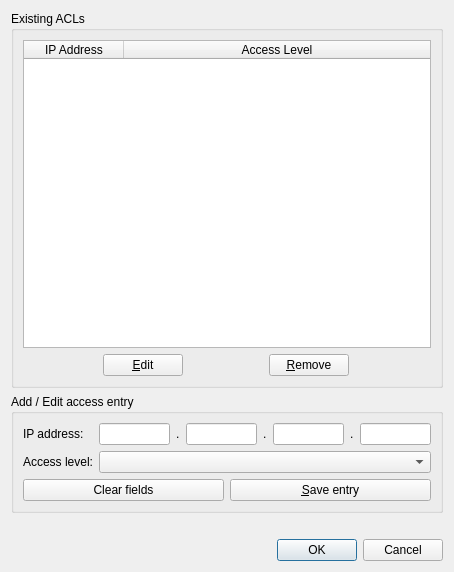
<?xml version="1.0" encoding="UTF-8"?>
<ui version="4.0">
 <class>diag_aclmanager</class>
 <widget class="QDialog" name="diag_aclmanager">
  <property name="geometry">
   <rect>
    <x>0</x>
    <y>0</y>
    <width>454</width>
    <height>572</height>
   </rect>
  </property>
  <property name="windowTitle">
   <string>IP access control list</string>
  </property>
  <layout class="QVBoxLayout" name="verticalLayout">
   <item>
    <widget class="QGroupBox" name="gb_acls">
     <property name="title">
      <string>Existing ACLs</string>
     </property>
     <layout class="QVBoxLayout" name="verticalLayout_2">
      <item>
       <widget class="QTableWidget" name="tb_acls">
        <property name="editTriggers">
         <set>QAbstractItemView::NoEditTriggers</set>
        </property>
        <property name="tabKeyNavigation">
         <bool>false</bool>
        </property>
        <property name="selectionMode">
         <enum>QAbstractItemView::ExtendedSelection</enum>
        </property>
        <property name="selectionBehavior">
         <enum>QAbstractItemView::SelectRows</enum>
        </property>
        <property name="wordWrap">
         <bool>false</bool>
        </property>
        <property name="cornerButtonEnabled">
         <bool>false</bool>
        </property>
        <attribute name="horizontalHeaderHighlightSections">
         <bool>false</bool>
        </attribute>
        <attribute name="horizontalHeaderStretchLastSection">
         <bool>true</bool>
        </attribute>
        <attribute name="verticalHeaderVisible">
         <bool>false</bool>
        </attribute>
        <column>
         <property name="text">
          <string>IP Address</string>
         </property>
        </column>
        <column>
         <property name="text">
          <string>Access Level</string>
         </property>
        </column>
       </widget>
      </item>
      <item>
       <layout class="QHBoxLayout" name="hl_acls">
        <item>
         <widget class="QPushButton" name="btn_edit">
          <property name="sizePolicy">
           <sizepolicy hsizetype="Maximum" vsizetype="Fixed">
            <horstretch>0</horstretch>
            <verstretch>0</verstretch>
           </sizepolicy>
          </property>
          <property name="text">
           <string>&amp;Edit</string>
          </property>
         </widget>
        </item>
        <item>
         <widget class="QPushButton" name="btn_remove">
          <property name="sizePolicy">
           <sizepolicy hsizetype="Maximum" vsizetype="Fixed">
            <horstretch>0</horstretch>
            <verstretch>0</verstretch>
           </sizepolicy>
          </property>
          <property name="text">
           <string>&amp;Remove</string>
          </property>
         </widget>
        </item>
       </layout>
      </item>
     </layout>
    </widget>
   </item>
   <item>
    <widget class="QGroupBox" name="gb_edit">
     <property name="title">
      <string>Add / Edit access entry</string>
     </property>
     <layout class="QGridLayout" name="gridLayout_2">
      <item row="1" column="0">
       <widget class="QPushButton" name="btn_clear">
        <property name="text">
         <string>Clear fields</string>
        </property>
       </widget>
      </item>
      <item row="1" column="1">
       <widget class="QPushButton" name="btn_add">
        <property name="text">
         <string>&amp;Save entry</string>
        </property>
       </widget>
      </item>
      <item row="0" column="0" colspan="2">
       <layout class="QFormLayout" name="fl_edit">
        <item row="0" column="0">
         <widget class="QLabel" name="lbl_ip">
          <property name="text">
           <string>IP address:</string>
          </property>
         </widget>
        </item>
        <item row="1" column="0">
         <widget class="QLabel" name="lbl_level">
          <property name="text">
           <string>Access level:</string>
          </property>
         </widget>
        </item>
        <item row="1" column="1">
         <widget class="QComboBox" name="cbb_level"/>
        </item>
        <item row="0" column="1">
         <layout class="QHBoxLayout" name="hl_ip">
          <item>
           <widget class="QLineEdit" name="txt_ip_a">
            <property name="maxLength">
             <number>3</number>
            </property>
           </widget>
          </item>
          <item>
           <widget class="QLabel" name="lbl_ip_a">
            <property name="text">
             <string notr="true">.</string>
            </property>
           </widget>
          </item>
          <item>
           <widget class="QLineEdit" name="txt_ip_b">
            <property name="maxLength">
             <number>3</number>
            </property>
           </widget>
          </item>
          <item>
           <widget class="QLabel" name="lbl_ip_b">
            <property name="text">
             <string notr="true">.</string>
            </property>
           </widget>
          </item>
          <item>
           <widget class="QLineEdit" name="txt_ip_c">
            <property name="maxLength">
             <number>3</number>
            </property>
           </widget>
          </item>
          <item>
           <widget class="QLabel" name="lbl_ip_c">
            <property name="text">
             <string notr="true">.</string>
            </property>
           </widget>
          </item>
          <item>
           <widget class="QLineEdit" name="txt_ip_d">
            <property name="maxLength">
             <number>3</number>
            </property>
           </widget>
          </item>
         </layout>
        </item>
       </layout>
      </item>
     </layout>
    </widget>
   </item>
   <item>
    <widget class="QLabel" name="lbl_level_info">
     <property name="text">
      <string/>
     </property>
    </widget>
   </item>
   <item>
    <widget class="QDialogButtonBox" name="btn_box">
     <property name="orientation">
      <enum>Qt::Horizontal</enum>
     </property>
     <property name="standardButtons">
      <set>QDialogButtonBox::Cancel|QDialogButtonBox::Ok</set>
     </property>
    </widget>
   </item>
  </layout>
 </widget>
 <tabstops>
  <tabstop>tb_acls</tabstop>
  <tabstop>btn_edit</tabstop>
  <tabstop>btn_remove</tabstop>
  <tabstop>txt_ip_a</tabstop>
  <tabstop>txt_ip_b</tabstop>
  <tabstop>txt_ip_c</tabstop>
  <tabstop>txt_ip_d</tabstop>
  <tabstop>cbb_level</tabstop>
 </tabstops>
 <resources/>
 <connections>
  <connection>
   <sender>btn_box</sender>
   <signal>accepted()</signal>
   <receiver>diag_aclmanager</receiver>
   <slot>accept()</slot>
   <hints>
    <hint type="sourcelabel">
     <x>247</x>
     <y>538</y>
    </hint>
    <hint type="destinationlabel">
     <x>157</x>
     <y>274</y>
    </hint>
   </hints>
  </connection>
  <connection>
   <sender>btn_box</sender>
   <signal>rejected()</signal>
   <receiver>diag_aclmanager</receiver>
   <slot>reject()</slot>
   <hints>
    <hint type="sourcelabel">
     <x>315</x>
     <y>538</y>
    </hint>
    <hint type="destinationlabel">
     <x>286</x>
     <y>274</y>
    </hint>
   </hints>
  </connection>
 </connections>
</ui>
